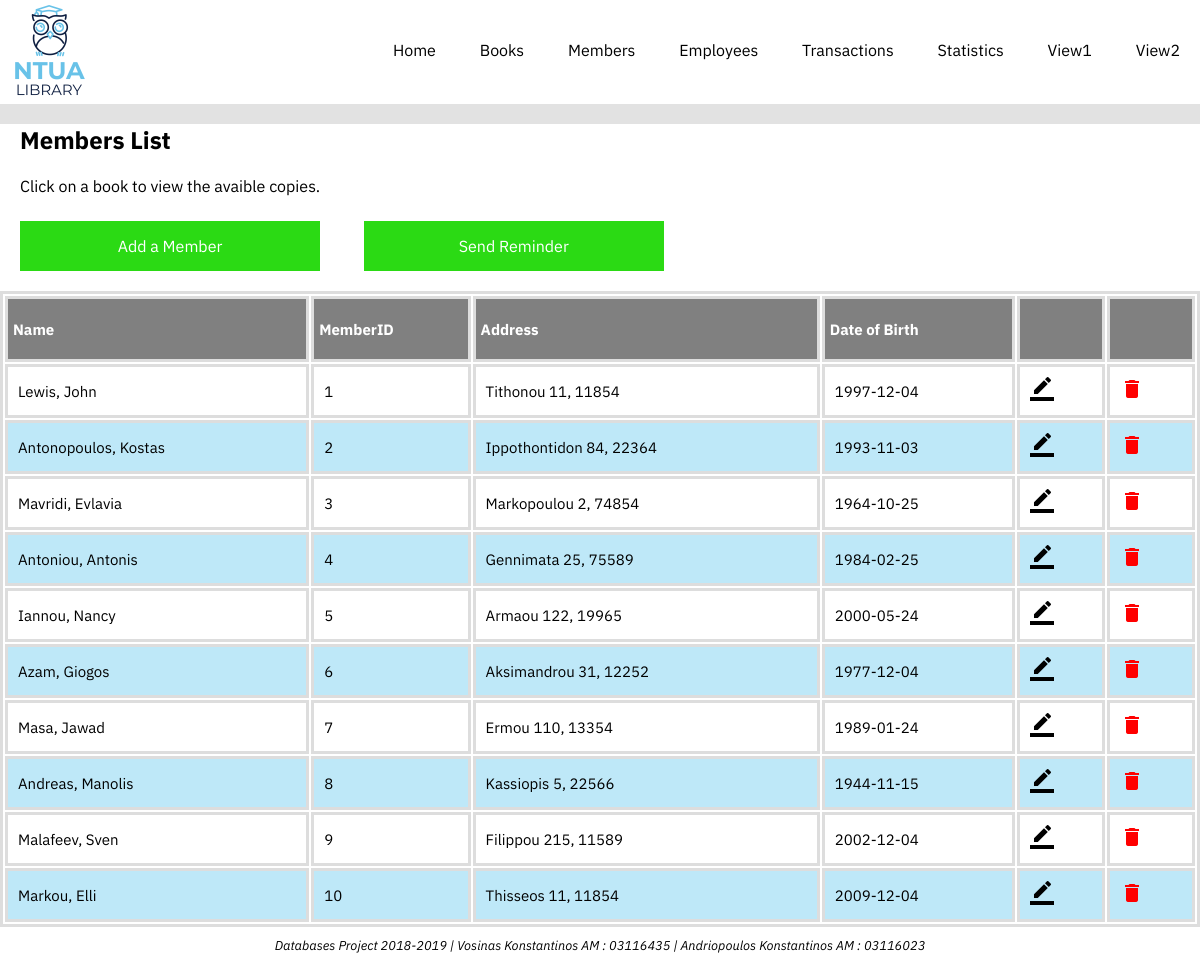
/files/members.php, run on the app's committed database.
### tables this page shows
CREATE TABLE IF NOT EXISTS `member` (
  `memberID` INT NOT NULL AUTO_INCREMENT,
  `Mfirst` VARCHAR(45) NULL,
  `Mlast` VARCHAR(45) NOT NULL,
  `Street` VARCHAR(45) NOT NULL,
  `number` VARCHAR(10) NOT NULL,
  `postalCode` VARCHAR(10) NOT NULL,
  `Mbirthdate` DATE NOT NULL,
  PRIMARY KEY (`memberID`));

### files/members.php (the view, shortened to what this page needs)
<!DOCTYPE html>
<html>
<head>
    <link rel="stylesheet" type="text/css" href="main.css">
</head>
<body>
<header class="header_bar">
    <div class="width_container">
        <img src="logo.png" height="100" width=100 float:left>
        <nav>
            <ul>
                <li><a href="../index.php">Home</a> </li>
                <li><a href="books.php">Books</a> </li>
                <li><a href="#">Members</a> </li>
                <li><a href="employees.php">Employees</a> </li>
                <li><a href="transactions.php">Transactions</a></li>
                <li><a href="stats.php">Statistics</a> </li>
                <li><a href="view1.php"> View1 </a></li>
                <li><a href="view2.php"> View2 </a></li>
            </ul>
        </nav>
    </div>
</header>
<div class="width_container">
    <section>
        <h1>
            Members List
        </h1>
        <p>
            Click on a book to view the avaible copies.
        </p>
        <a href="./memberOps/addMember.php"><button class=addButton>Add a Member</button></a>
        <a href="./bookOps/reminder.php"><button class=addButton>Send Reminder</button></a>
        <table class="table">
            <thead>
            <tr>
                <th>Name</th>
                <th>MemberID</th>
                <th>Address</th>
                <th>Date of Birth</th>
                <th></th>
                <th></th>
            </tr>
            </thead>
            <?php
                require "connect.php";
                $query = "SELECT *
                FROM member
                ORDER BY memberID";
                if($query_run = mysqli_query($mysql_connection,$query))
                {
                    while($row = mysqli_fetch_assoc($query_run))
                    {
                        $memberid = $row["memberID"];
                        $first = $row["Mfirst"];
                        $last=$row["Mlast"];
                        $street=$row["Street"];
                        $number=$row["number"];
                        $postal=$row["postalCode"];
                        $birthdate=$row["Mbirthdate"];
                        echo '<tr><td>'.$last.', '.$first.'</td><td>'.$memberid.'</td><td>'.$street.' '.$number.', '.$postal.'</td><td>'.$birthdate.'</td>';
                        echo '<td><a href="./memberOps/editMember.php?id='.$memberid.'" class="no_underline"><i class="material-icons">border_color</i></a></td>';
                        echo '<td><a href="./memberOps/deleteMember.php?id='.$memberid.'" class="no_underline"><i class="material-icons" style="color:red">delete</i></a></td></tr>';
                    }
                }
                else
                {
                    echo 'Error';
                }
            ?>
        </table>
    </section>
</div>
<footer>
    Databases Project 2018-2019    |     Vosinas Konstantinos AM : 03116435    |    Andriopoulos Konstantinos AM : 03116023
</footer>
</body>
</html>

### files/main.css (style rules this page uses)
* { padding: 0; margin:0; font-family: IBM Plex Sans; }
body { background-color: #e2e2e2; }
.header_bar { background: rgb(255, 255, 255); }
.header_bar::after { content: " "; clear: both; display: block; }
.width_container { max-width: 1200px; margin: 0 auto; height:100%; }
nav { float:right; }
nav ul li { display: inline-block; }
nav ul li a { padding: 10px 20px; color:black; line-height: 100px; text-decoration: none; }
section { background: rgb(255, 255, 255); }
p { margin:20px 20px; }
h1 { margin:20px 20px; background: rgb(255, 255, 255); }
footer { width:100%; padding: 10px 0px; background-color: white; font-style: italic; text-align:center; font-size: 0.8em; }
.table { width: 100%; margin-top: 15px; }
table, th, td { border: solid #ddd; text-align: left; }
th { background-color: rgb(128, 128, 128); color: white; height: 50px; padding: 5px; font-size: 15px; }
td { padding: 10px 10px; font-size: 15px; }
tr:nth-child(even) { background-color:#bee8f8; }
.no_underline { text-decoration: none; color:black; }
.addButton { background-color: rgb(43, 218, 20); border:2px solid rgb(43, 218, 20); margin:5px 20px; font-size: 16px; color:white; height:50px; width:300px; transition-duration: 0.4s; }

### data on the page
member: Mlast "Lewis", Mfirst "John", memberID "1", Street "Tithonou", number "11", postalCode "11854", Mbirthdate "1997-12-04"
member: Mlast "Antonopoulos", Mfirst "Kostas", memberID "2", Street "Ippothontidon", number "84", postalCode "22364", Mbirthdate "1993-11-03"
member: Mlast "Mavridi", Mfirst "Evlavia", memberID "3", Street "Markopoulou", number "2", postalCode "74854", Mbirthdate "1964-10-25"
member: Mlast "Antoniou", Mfirst "Antonis", memberID "4", Street "Gennimata", number "25", postalCode "75589", Mbirthdate "1984-02-25"
member: Mlast "Iannou", Mfirst "Nancy", memberID "5", Street "Armaou", number "122", postalCode "19965", Mbirthdate "2000-05-24"
member: Mlast "Azam", Mfirst "Giogos", memberID "6", Street "Aksimandrou", number "31", postalCode "12252", Mbirthdate "1977-12-04"
member: Mlast "Masa", Mfirst "Jawad", memberID "7", Street "Ermou", number "110", postalCode "13354", Mbirthdate "1989-01-24"
member: Mlast "Andreas", Mfirst "Manolis", memberID "8", Street "Kassiopis", number "5", postalCode "22566", Mbirthdate "1944-11-15"
member: Mlast "Malafeev", Mfirst "Sven", memberID "9", Street "Filippou", number "215", postalCode "11589", Mbirthdate "2002-12-04"
member: Mlast "Markou", Mfirst "Elli", memberID "10", Street "Thisseos", number "11", postalCode "11854", Mbirthdate "2009-12-04"
